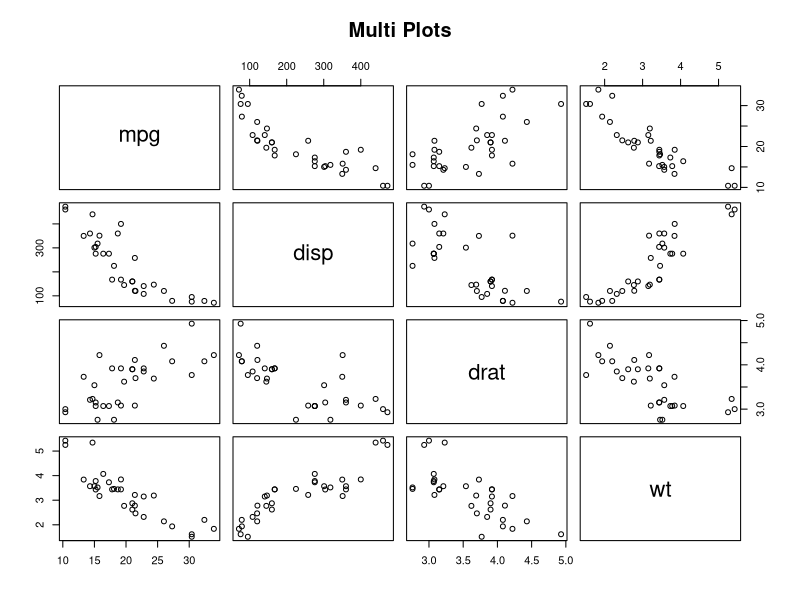
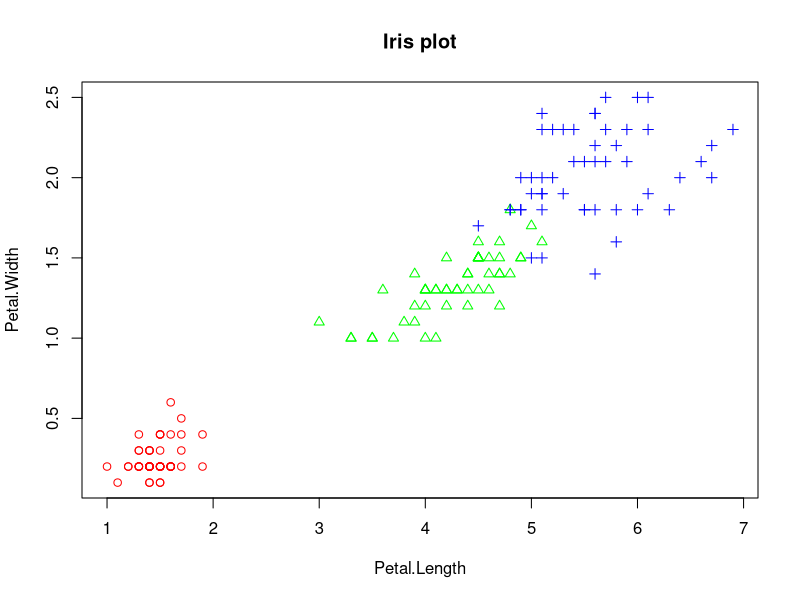

Write R code to recreate these figures, in order.
# 산점도 = 두 개의 변수에 대해서 작성한다.
# 두 개씩 짝을 지어 산점도를 작성해야 하는 불편함 발생
# 여러 개의 변수에 대해 짝지어진 산점도를 한 번에 그리는 pairs() 함수

vars <- c("mpg", "disp", "drat", "wt") # 대상 변수
target <- mtcars[,vars]
head(target)
pairs(target, main = "Multi Plots") # 대상 데이터

# 4개의 변수 mpg, disp, drat, wt, -> target
# 다중 산점도 pairs() 
# plot(iris[,1:4]) == pairs(iris[,1:4])  

# 산점도를 작성할 때 그룹 정보를 알고 있다면 산점도 작성 시 각 그 룹별 관측값
# 들에 대해 서로 다른 색과 점의 모양으로 표시할 수 있다
# 서로 간의 관계성을 파악할 수 있다.
iris_2<-iris[,3:4]      # 데이터 준비 (3,4 열의 값들 만 출력)
point<-as.numeric(iris$Species)     # 점의 모양 (펙터 타입이므로 숫자 타입으로 변환 1,2,3)
point
color<-c("red", "green", "blue")
plot(iris_2,
main="Iris plot",
pch=c(point),
col=color[point])       # point 값이 1이면 color[1], red로 설정된다.
# 산점도를 그릴때 그룹 정보를 활용하여 변수 간의 관계와 그룹 간의 관계성